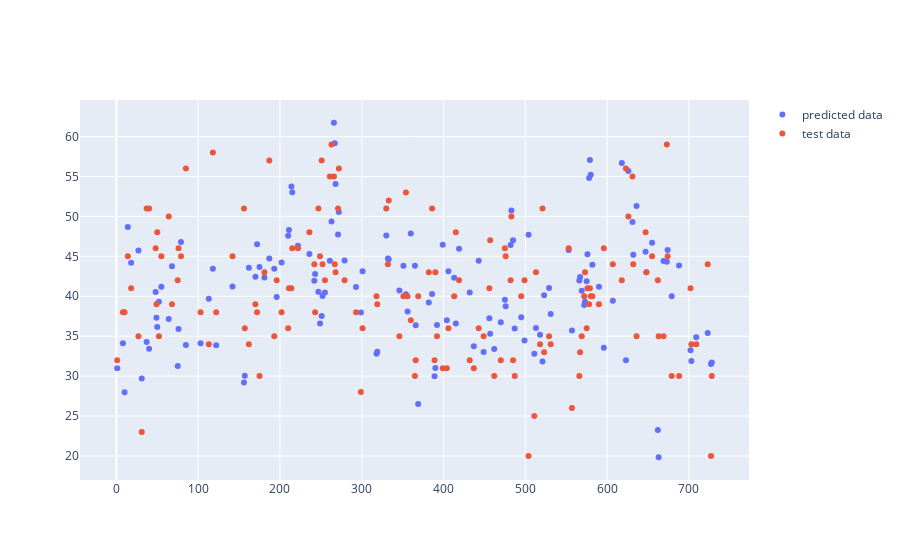

The code cell stored with this chart in its notebook:
### Code cell
import plotly.graph_objects as go

fig = go.Figure()
fig.add_trace(go.Scatter(x=X_test.flatten(), y=y_pred.flatten(),
                    mode='markers',
                    name='predicted data'))
fig.add_trace(go.Scatter(x=X_test.flatten(), y=y_test.flatten(),
                    mode='markers',
                    name='test data'))

fig.show()

### Figure 1 — Plotly figure (JSON) as saved in the notebook; plotly's stock layout.template omitted (floating-point values rounded to 4 significant figures; data arrays with more than 128 entries replaced by an {"elided": "..."} marker saying what was removed)
{"data": [{"mode": "markers", "name": "predicted data", "type": "scatter", "x": {"elided": "146 int values"}, "y": {"elided": "146 float values"}}, {"mode": "markers", "name": "test data", "type": "scatter", "x": {"elided": "146 int values"}, "y": {"elided": "146 int values"}}], "layout": {}}
